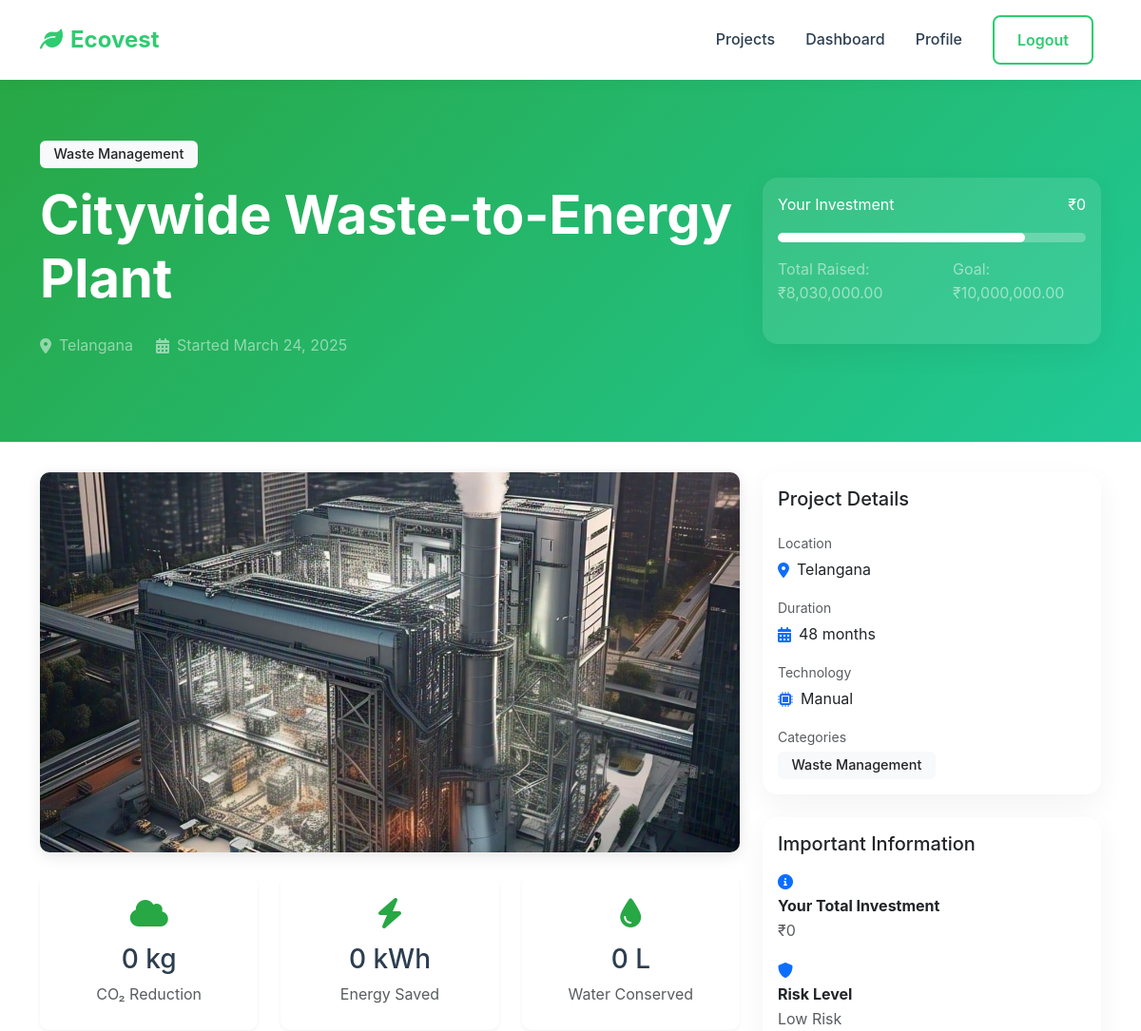
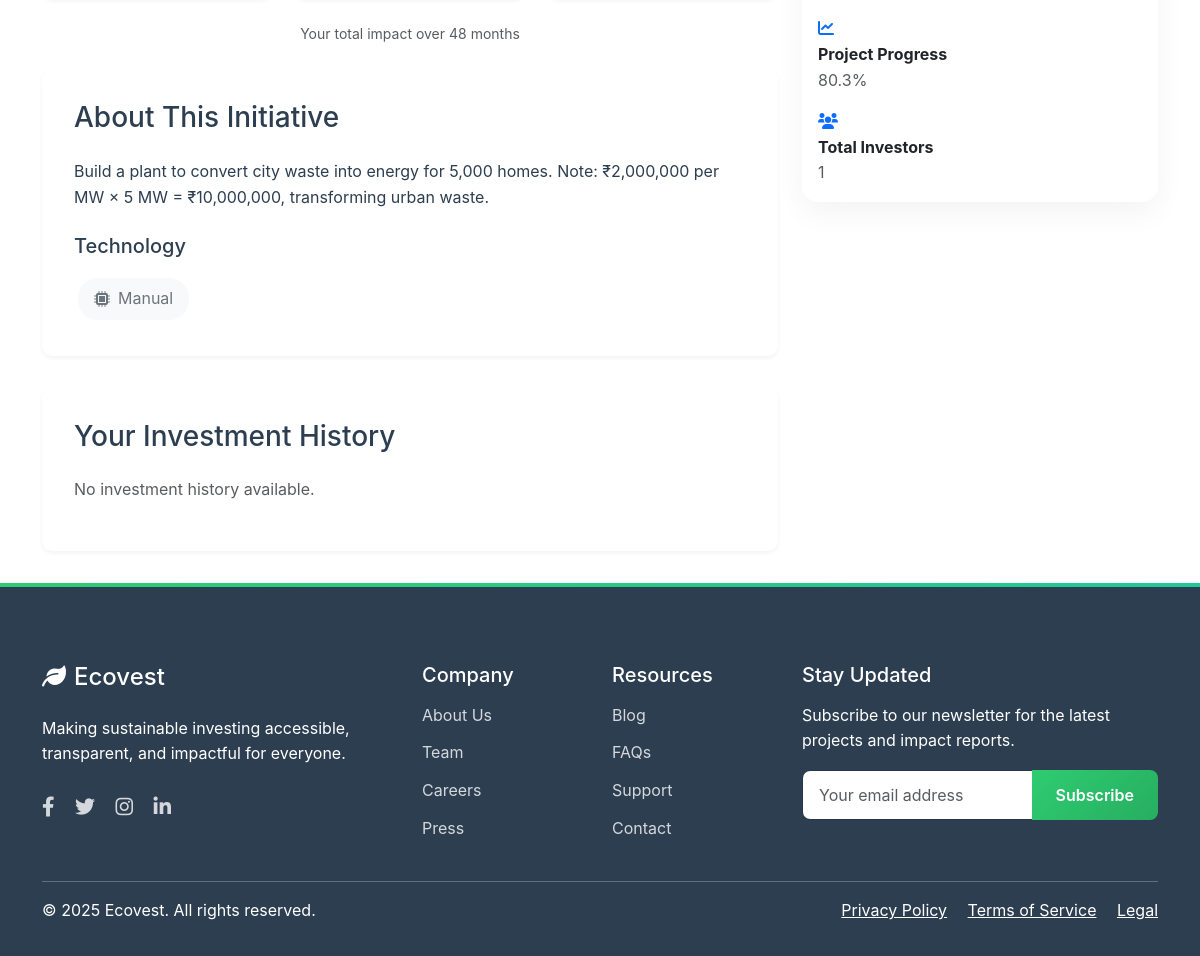
The app's page /users/initiative/39/ (signed in) with its own data (2 pictures, top to bottom).
### initiatives/models.py (models this page shows, shortened)
class Category(models.Model):
    name = models.CharField(max_length=100, unique=True, choices=[
        ('Renewable Energy', 'Renewable Energy'),
        ('Recycling', 'Recycling'),
        ('Emission Control', 'Emission Control'),
        ('Water Conservation', 'Water Conservation'),
        ('Reforestation', 'Reforestation'),
        ('Sustainable Agriculture', 'Sustainable Agriculture'),
        ('Clean Transportation', 'Clean Transportation'),
        ('Waste Management', 'Waste Management'),
        ('Green Technology', 'Green Technology'),
        ('Ocean Conservation', 'Ocean Conservation'),
    ])
    description = models.TextField(blank=True)

class Initiative(models.Model):
    STATUS_CHOICES = [
        ('draft', 'Draft'),
        ('active', 'Active'),
        ('funded', 'Funded'),
        ('completed', 'Completed'),
        ('cancelled', 'Cancelled')
    ]
    LOCATION_CHOICES = [
        ('Andhra Pradesh', 'Andhra Pradesh'),
        ('Arunachal Pradesh', 'Arunachal Pradesh'),
        ('Assam', 'Assam'),
        ('Bihar', 'Bihar'),
        ('Chhattisgarh', 'Chhattisgarh'),
        ('Goa', 'Goa'),
        ('Gujarat', 'Gujarat'),
        ('Haryana', 'Haryana'),
        ('Himachal Pradesh', 'Himachal Pradesh'),
        ('Jharkhand', 'Jharkhand'),
        ('Karnataka', 'Karnataka'),
        ('Kerala', 'Kerala'),
        ('Madhya Pradesh', 'Madhya Pradesh'),
        ('Maharashtra', 'Maharashtra'),
        ('Manipur', 'Manipur'),
        ('Meghalaya', 'Meghalaya'),
        ('Mizoram', 'Mizoram'),
        ('Nagaland', 'Nagaland'),
        ('Odisha', 'Odisha'),
        ('Punjab', 'Punjab'),
        ('Rajasthan', 'Rajasthan'),
        ('Sikkim', 'Sikkim'),
        ('Tamil Nadu', 'Tamil Nadu'),
        ('Telangana', 'Telangana'),
        ('Tripura', 'Tripura'),
        ('Uttar Pradesh', 'Uttar Pradesh'),
        ('Uttarakhand', 'Uttarakhand'),
        ('West Bengal', 'West Bengal')
    ]
    TECHNOLOGY_CHOICES = [
        ('Solar', 'Solar'),
        ('Wind', 'Wind'),
        ('Hydro', 'Hydro'),
        ('Organic', 'Organic'),
        ('Mechanical', 'Mechanical'),
        ('Chemical', 'Chemical'),
        ('Biofuel', 'Biofuel'),
        ('EV', 'EV'),
        ('Manual', 'Manual'),
        ('AI', 'AI')
    ]
    RISK_CHOICES = [
        ('low', 'Low Risk'),
        ('medium', 'Medium Risk'),
        ('high', 'High Risk')
    ]
    title = models.CharField(max_length=200)
    description = models.TextField()
    categories = models.ManyToManyField(Category, related_name='initiatives')
    image = models.ImageField(upload_to='initiatives/', null=True, blank=True)
    status = models.CharField(max_length=20, choices=STATUS_CHOICES, default='draft')
    location = models.CharField(max_length=100, choices=LOCATION_CHOICES, default='Karnataka')
    technology_type = models.CharField(max_length=20, choices=TECHNOLOGY_CHOICES, default='Manual')
    goal_amount = models.DecimalField(max_digits=12, decimal_places=2)
    current_amount = models.DecimalField(max_digits=12, decimal_places=2, default=0)
    created_at = models.DateTimeField(auto_now_add=True)
    updated_at = models.DateTimeField(auto_now=True)
    risk_level = models.CharField(max_length=20, choices=RISK_CHOICES, default='medium')
    duration_months = models.IntegerField(default=12)
    min_investment = models.DecimalField(max_digits=10, decimal_places=2, default=1000)
    max_investment = models.DecimalField(max_digits=12, decimal_places=2, null=True, blank=True)
    roi_estimate = models.DecimalField(max_digits=5, decimal_places=2, default=0)
    carbon_reduction_per_investment = models.FloatField(default=0)
    energy_savings_per_investment = models.FloatField(default=0)
    water_savings_per_investment = models.FloatField(default=0)
    carbon_impact = models.FloatField(default=0)  # CO2 reduction in kg
    energy_impact = models.FloatField(default=0)  # Energy saved in kWh
    water_impact = models.FloatField(default=0)   # Water saved in liters
    project_scale = models.IntegerField(
        choices=[
            (1, 'Small'),
            (2, 'Medium'),
            (3, 'Large'),
            (4, 'Very Large'),
            (5, 'Enterprise')
        ],
        default=3
    )
    def calculate_risk_score(self):
        analyzer = PortfolioAnalyzer()
        return analyzer.calculate_risk_score(self)
    def get_risk_label(self):
        analyzer = PortfolioAnalyzer()
        return analyzer.get_risk_label(self.calculate_risk_score())
    def get_progress_percentage(self):
        if self.goal_amount == 0:
            return 0
        return (self.current_amount / self.goal_amount) * 100
    class Meta:
        ordering = ['-created_at']

### users/views.py (the view)
# urls.py: path('initiative/<int:pk>/', views.user_initiative_detail, name='user_initiative_detail'),
@login_required
def user_initiative_detail(request, pk):
    initiative = get_object_or_404(Initiative, pk=pk)
    user_investments = request.user.investments.filter(initiative=initiative)
    totals = user_investments.aggregate(
        total_invested=Coalesce(Sum('amount'), 0, output_field=DecimalField()),
        carbon=Coalesce(Sum('carbon_impact'), 0, output_field=models.FloatField()),
        energy=Coalesce(Sum('energy_impact'), 0, output_field=models.FloatField()),
        water=Coalesce(Sum('water_impact'), 0, output_field=models.FloatField())
    )
    total_invested = totals['total_invested']
    impact_metrics = {
        'carbon': round(totals['carbon']),
        'energy': round(totals['energy']),
        'water': round(totals['water'])
    }
    investment_history = user_investments.order_by('-created_at')
    context = {
        'initiative': initiative,
        'total_invested': total_invested,
        'impact_metrics': impact_metrics,
        'investment_history': investment_history,
        'total_investors': initiative.investments.values('user').distinct().count(),
    }
    return render(request, 'users/user_initiative_detail.html', context)

### users/templates/users/user_initiative_detail.html (shortened to what this page needs)
{% extends 'core/base.html' %}
{% load static %}
{% load humanize %}
{% block content %}
<section class="hero">
    <div class="container">
        <div class="row align-items-center">
            <div class="col-lg-8">
                <div class="mb-3">
                    {% for category in initiative.categories.all %}
                        <span class="badge bg-light text-dark me-2">{{ category.name }}</span>
                    {% endfor %}
                </div>
                <h1 class="display-4 fw-bold mb-4">{{ initiative.title }}</h1>
                <div class="d-flex align-items-center text-white-50 mb-4">
                    <i class="fas fa-map-marker-alt me-2"></i>
                    <span class="me-4">{{ initiative.location }}</span>
                    <i class="fas fa-calendar-alt me-2"></i>
                    <span>Started {{ initiative.created_at|date:"F d, Y" }}</span>
                </div>
            </div>
            <div class="col-lg-4">
                <div class="card bg-white bg-opacity-10 border-0">
                    <div class="card-body">
                        <div class="d-flex justify-content-between align-items-center mb-3">
                            <span class="text-white">Your Investment</span>
                            <span class="text-white">₹{{ total_invested|intcomma }}</span>
                        </div>
                        <div class="progress bg-white bg-opacity-25 mb-3">
                            <div class="progress-bar bg-white" role="progressbar"
                                 style="width: {{ initiative.get_progress_percentage }}%"></div>
                        </div>
                        <div class="d-flex justify-content-between text-white-50 mb-4">
                            <span>Total Raised: ₹{{ initiative.current_amount|intcomma }}</span>
                            <span>Goal: ₹{{ initiative.goal_amount|intcomma }}</span>
                        </div>
                    </div>
                </div>
            </div>
        </div>
    </div>
</section>
<div class="container">
    <div class="row">
        <div class="col-lg-8">
            {% if initiative.image %}
                <img src="{{ initiative.image.url }}" class="initiative-image mb-4" alt="{{ initiative.title }}">
            {% else %}
                <img src="https://source.unsplash.com/random/800x400/?{{ initiative.categories.first.name|lower }}"
                     class="initiative-image mb-4" alt="{{ initiative.title }}">
            {% endif %}
            <div class="row g-4 mb-4">
                <div class="col-md-4">
                    <div class="impact-card text-center">
                        <i class="fas fa-cloud impact-icon"></i>
                        <h3 class="mb-2">{{ impact_metrics.carbon|floatformat:0|intcomma }} kg</h3>
                        <p class="text-muted mb-0">CO₂ Reduction</p>
                    </div>
                </div>
                <div class="col-md-4">
                    <div class="impact-card text-center">
                        <i class="fas fa-bolt impact-icon"></i>
                        <h3 class="mb-2">{{ impact_metrics.energy|floatformat:0|intcomma }} kWh</h3>
                        <p class="text-muted mb-0">Energy Saved</p>
                    </div>
                </div>
                <div class="col-md-4">
                    <div class="impact-card text-center">
                        <i class="fas fa-tint impact-icon"></i>
                        <h3 class="mb-2">{{ impact_metrics.water|floatformat:0|intcomma }} L</h3>
                        <p class="text-muted mb-0">Water Conserved</p>
                    </div>
                </div>
            </div>
            <div class="text-muted small text-center mb-4">
                Your total impact over {{ initiative.duration_months }} months
            </div>
            <div class="detail-section">
                <h3 class="mb-4">About This Initiative</h3>
                {{ initiative.description|linebreaks }}
                <div class="mt-4">
                    <h5 class="mb-3">Technology</h5>
                    <div class="tech-badge">
                        <i class="fas fa-microchip"></i>
                        {{ initiative.technology_type }}
                    </div>
                </div>
            </div>
            <div class="detail-section">
                <h3 class="mb-4">Your Investment History</h3>
                <div class="investment-history">
                    {% for investment in investment_history %}
                    <div class="investment-item">
                        <div class="d-flex justify-content-between align-items-center">
                            <div>
                                <h5 class="mb-1">₹{{ investment.amount|intcomma }}</h5>
                                <small class="text-muted">{{ investment.created_at|date:"F d, Y" }}</small>
                            </div>
                            <div class="text-end">
                                <div class="text-success">+{{ investment.amount|intcomma }}</div>
                                <small class="text-muted">Investment</small>
                            </div>
                        </div>
                    </div>
                    {% empty %}
                    <p class="text-muted">No investment history available.</p>
                    {% endfor %}
                </div>
            </div>
        </div>
        <div class="col-lg-4">
            <div class="card mb-4">
                <div class="card-body">
                    <h5 class="card-title mb-4">Project Details</h5>
                    <div class="mb-3">
                        <small class="text-muted d-block mb-1">Location</small>
                        <div class="d-flex align-items-center">
                            <i class="fas fa-map-marker-alt text-primary me-2"></i>
                            {{ initiative.location }}
                        </div>
                    </div>
                    <div class="mb-3">
                        <small class="text-muted d-block mb-1">Duration</small>
                        <div class="d-flex align-items-center">
                            <i class="fas fa-calendar-alt text-primary me-2"></i>
                            {{ initiative.duration_months }} months
                        </div>
                    </div>
                    <div class="mb-3">
                        <small class="text-muted d-block mb-1">Technology</small>
                        <div class="d-flex align-items-center">
                            <i class="fas fa-microchip text-primary me-2"></i>
                            {{ initiative.technology_type }}
                        </div>
                    </div>
                    <div>
                        <small class="text-muted d-block mb-1">Categories</small>
                        {% for category in initiative.categories.all %}
                            <span class="badge bg-light text-dark me-2">{{ category.name }}</span>
                        {% endfor %}
                    </div>
                </div>
            </div>
            <div class="card mb-4">
                <div class="card-body">
                    <h5 class="card-title mb-3">Important Information</h5>
                    <ul class="list-unstyled mb-0">
                        <li class="mb-3">
                            <i class="fas fa-info-circle text-primary me-2"></i>
                            <div>
                                <strong>Your Total Investment</strong>
                                <div class="text-muted">₹{{ total_invested|intcomma }}</div>
                            </div>
                        </li>
                        <li class="mb-3">
                            <i class="fas fa-shield-alt text-primary me-2"></i>
                            <div>
                                <strong>Risk Level</strong>
                                <div class="text-muted">{{ initiative.get_risk_label }}</div>
                            </div>
                        </li>
                        <li class="mb-3">
                            <i class="fas fa-chart-line text-primary me-2"></i>
                            <div>
                                <strong>Project Progress</strong>
                                <div class="text-muted">{{ initiative.get_progress_percentage|floatformat:1 }}%</div>
                            </div>
                        </li>
                        <li>
                            <i class="fas fa-users text-primary me-2"></i>
                            <div>
                                <strong>Total Investors</strong>
                                <div class="text-muted">{{ total_investors|intcomma }}</div>
                            </div>
                        </li>
                    </ul>
                </div>
            </div>
        </div>
    </div>
</div>
{% endblock %}

### records on screen
Category: name "Waste Management"
Initiative: title "Citywide Waste-to-Energy Plant", location "Telangana", created_at "March 24, 2025", current_amount "8,030,000.00", goal_amount "10,000,000.00", image (picture), duration_months "48", description "Build a plant to convert city waste into energy for 5,000 homes. Note: ₹2,000,000 per MW × 5 MW = ₹10,000,000, transforming urban waste.", technology_type "Manual", get_risk_label "Low Risk", get_progress_percentage "80.3"

### other values on screen
{{ total_invested|intcomma }} "0"
{{ impact_metrics.carbon|floatformat:0|intcomma }} "0"
{{ impact_metrics.energy|floatformat:0|intcomma }} "0"
{{ impact_metrics.water|floatformat:0|intcomma }} "0"
{{ total_investors|intcomma }} "1"
